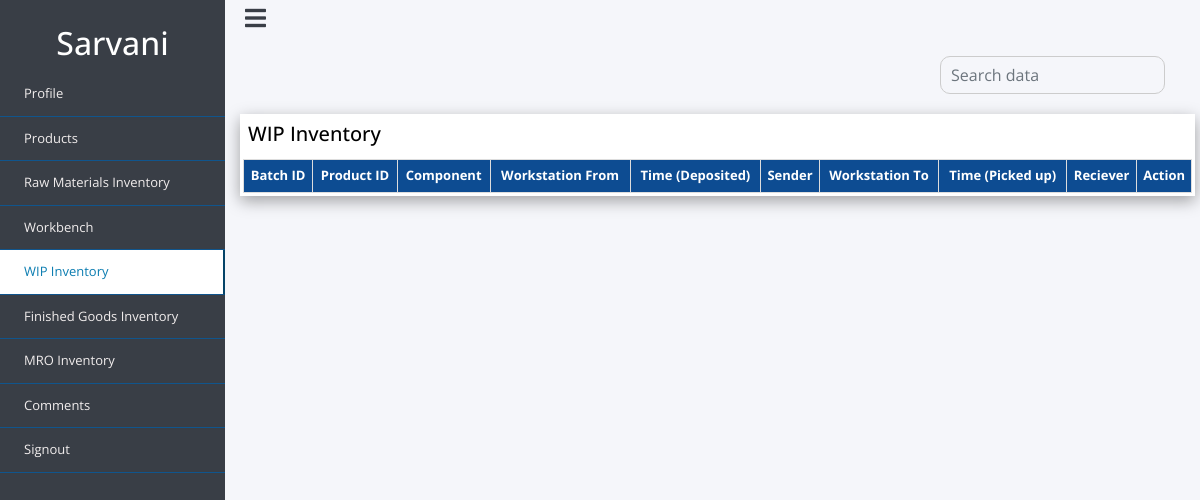
/user_files/user_wip.php (signed in), run on an earlier commit of the app's database.
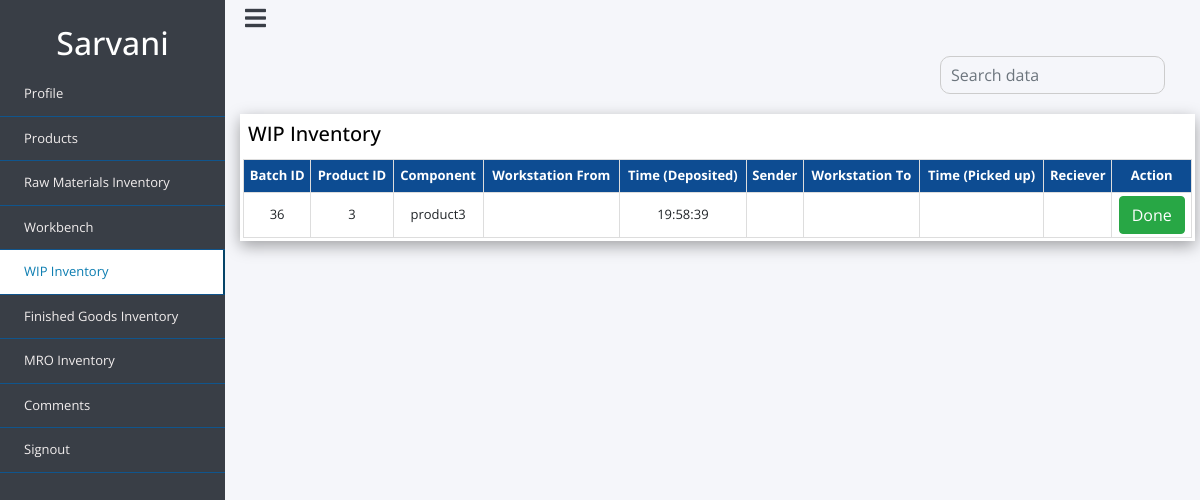
And on a later commit of the database.
### tables this page shows
CREATE TABLE `wip` (
  `batch_id` int(11) NOT NULL,
  `product_id` int(11) NOT NULL,
  `component` varchar(50) NOT NULL,
  `workstation_from` int(5) DEFAULT NULL,
  `time_deposited` time NOT NULL DEFAULT current_timestamp(),
  `sender` varchar(50) DEFAULT NULL,
  `workstation_to` int(5) DEFAULT NULL,
  `time_picked` time DEFAULT NULL,
  `receiver` varchar(50) DEFAULT NULL
);

### user_files/user_wip.php (the view, shortened to what this page needs)
<?php
include 'dbconnect.php';
?>
<!doctype html>
<html lang="en">
  <head>
    <link rel="stylesheet" href="https://stackpath.bootstrapcdn.com/bootstrap/4.4.1/css/bootstrap.min.css">
    <link rel="stylesheet" href="style2.css">
    <link rel="stylesheet" href="https://cdn.jsdelivr.net/npm/bootstrap-icons@1.7.2/font/bootstrap-icons.css">
     <link rel="stylesheet" href="https://use.fontawesome.com/releases/v5.8.1/css/all.css">
  </head>
  <body>
    <div class="wrapper">
        <div class="section">
            <div class="top_navbar">
                <div class="hamburger">
                    <a href="#">
                        <i class="fas fa-bars"></i>
                    </a>
                </div>
            </div>
        </div>
        <div class="sidebar">
            <div class="profile">
                <h2><?php echo $_SESSION['username']?></h2>
            </div>
            <ul>
                <li>
                    <a href="user_profile.php" >
                        <span class="item">Profile</span>
                    </a>
                </li>
                <li>
                    <a href="user_products.php" >
                        <span class="item">Products</span>
                    </a>
                </li>
                <li>
                    <a href="user_rm.php" >
                        <span class="item">Raw Materials Inventory</span>
                    </a>
                </li>
                <li>
                    <a href="user_workbench.php">
                        <span class="item">Workbench</span>
                    </a>
                </li>
                <li>
                    <a href="user_wip.php"  class="active">
                        <span class="item">WIP Inventory</span>
                    </a>
                </li>
                <li>
                    <a href="user_fg.php" >
                        <span class="item">Finished Goods Inventory</span>
                    </a>
                </li>
                <li>
                    <a href="user_mro.php" >
                        <span class="item">MRO Inventory</span>
                    </a>
                </li>
                 <li>
                 <a href="user_comments.php">
                        <span class="item">Comments</span>
                    </a>
                </li>
                <li>
                        <a href="logout.php"><span class="item">Signout</span></a>
                </li>
  </ul>
        </div>
   </div>
<div class="content">
    <form action="" method="POST">
                                    <div class="input-group">
                                        <input type="text" name="search" id="search" class="form-control" placeholder="Search data" >
                                    </div>
                                </form>
<div class="box">
<table class="user-info">
  <tr class="heading">
 <td> <h3><u>WIP Inventory</u></h3></td>
    </tr>
      <table class="products">
        <thead>
  <tr>
    <th>Batch ID</th>
    <th>Product ID</th>
    <th>Component</th>
    <th>Workstation From</th>
    <th>Time (Deposited)</th>
    <th>Sender</th>
    <th>Workstation To</th>
    <th>Time (Picked up)</th>
    <th>Reciever</th>
    <th>Action</th>
  </tr>
  </thead>
  <tbody id="employee_table">
  <?php
  $sql = "SELECT * FROM `wip`";
  $result = mysqli_query($conn, $sql);
    if ($result) {
      while($row = mysqli_fetch_assoc($result)) {
       $batch_id=$row['batch_id'];
          echo '<tr>
              <td>'.$row["batch_id"].'</td>
              <td>'.$row["product_id"].'</td>
              <td>'.$row["component"].'</td>
              <td>'.$row["workstation_from"].'</td>
               <td>'.$row["time_deposited"].'</td>
               <td>'.$row["sender"].'</td>
               <td>'.$row["workstation_to"].'</td>
               <td>'.$row["time_picked"].'</td>
               <td>'.$row["receiver"].'</td>
               <td>
               <button type="button" class="btn btn-success"> <a class="but" href="user_push_fg.php?pushid='.$batch_id.'"> Done</a></button>
             </tr>';
  }
}
?>
</tbody>
</table>
</div>
</div>
</body>
</html>

What changed in the data, as far as the page shows it:
added wip: batch_id "36", product "3", component "product3", time_deposited "19:58:39"
